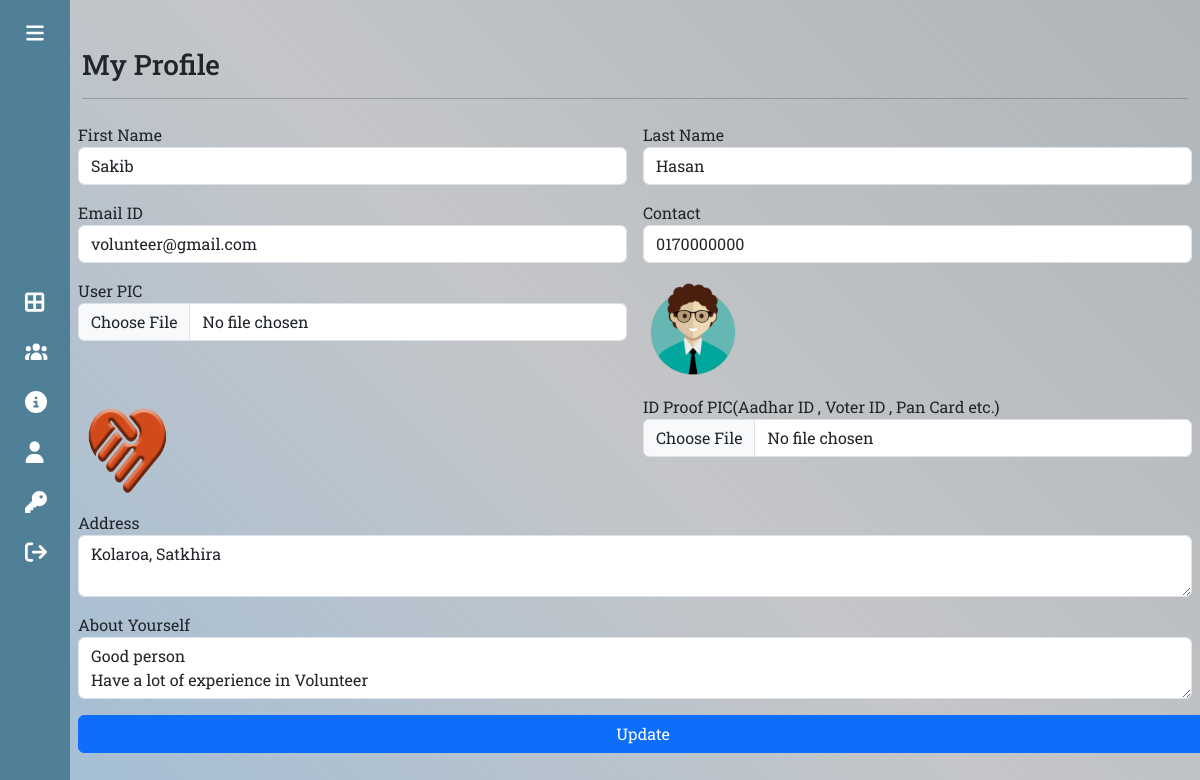
Screenshot of /profile-volunteer/ (signed in) with the database file from the repository.
### app/models.py (models this page shows, shortened)
class Volunteer(models.Model):
    user = models.ForeignKey(User, on_delete=models.CASCADE)
    contact = models.CharField(max_length=15, null=True)
    address = models.CharField(max_length=300, null=True)
    userpic = models.ImageField(upload_to='Volunteer', null=True, blank=True)
    idpic = models.ImageField(upload_to='Volunteer', null=True, blank=True )
    aboutme = models.CharField(max_length=300, null=True)
    status = models.CharField(max_length=20, null=True)
    regdate = models.DateTimeField(auto_now_add=True)
    adminremark = models.CharField(max_length=300, null=True)
    updationdate = models.DateField(null=True)

### app/views.py (the view, shortened to what this page needs)
# urls.py: path("profile-volunteer/", views.profile_volunteer.as_view(), name="profile-volunteer"),
class profile_volunteer(View):
    def get(self,request):
        form1 = UserForm()
        form2 = VolunteerSignupForm()
        user = request.user
        volunteer =Volunteer.objects.get(user= user)
        return render(request, "profile-volunteer.html",locals())

### app/forms.py (shortened to what this page needs)
class UserForm (UserCreationForm):    #(forms.ModelForm) : #(UserCreationForm):
    password1 = forms.CharField(label='Password',widget=forms.PasswordInput(attrs={'class': 'form-control','placeholder':'Enter Password'}))
    password2 = forms.CharField(label='Confirm Password (again)', widget=forms.PasswordInput(attrs={'class' : 'form-control', 'placeholder': 'Enter Password Again'}) )
    class Meta:
        model = User
        fields=['first_name', 'last_name', 'username', 'email', 'password1','password2']
        widgets={
            'first_name' : forms.TextInput(attrs={'class':'form-control', 'placeholder': 'Enter First Name'}),
            'last_name' : forms.TextInput(attrs={'class':'form-control', 'placeholder': 'Enter last Name'}),
            'username' : forms.TextInput(attrs={'class':'form-control', 'placeholder': 'Username'}),
            'email' : forms.EmailInput(attrs={'class':'form-control', 'placeholder': 'Email ID'})
        }

class VolunteerSignupForm(forms.ModelForm):
    userpic = forms.ImageField(),
    idpic = forms.ImageField(),
    class Meta:
        model =Volunteer
        fields=['contact', 'userpic','idpic','address','aboutme']
        widgets={
            'contact' : forms.NumberInput(attrs={'class':'form-control', 'placeholder': 'Contact Number'}),
            'address' : forms.Textarea(attrs={'class':'form-control', 'rows':4 ,'placeholder': 'Full Address'}),
            'aboutme' : forms.Textarea(attrs={'class':'form-control', 'rows':4, 'placeholder': 'About Me'}),
            'userpic' : forms.FileInput(attrs={'class':'form-control'}),
            'idpic' : forms.FileInput(attrs={'class':'form-control'})
        }
        labels={
            'userpic' : 'User Picture',
            'idpic' : 'Id Proof Picture',
            'aboutme' : 'About Me'
        }

### app/templates/profile-volunteer.html (shortened to what this page needs)
{% extends 'base-volunteer.html' %}
{% load static %}
{% block main %}
<div class="container mt-5 vh-100 table-responsive">
    <h3>My Profile</h3>
    <hr>
    <form method="POST" enctype="multipart/form-data">
    <div class="row">
      <div class="col-sm-6 p-2">
          <div class="form-group">
              <label>First Name</label>
              <input type="text" name="firstname" placeholder="Enter First Name"  class="form-control"  pattern="[A-Za-z]+" value="{{volunteer.user.first_name}}">
          </div>
      </div>
      <div class="col-sm-6 p-2">
          <div class="form-group">
              <label>Last Name</label>
              <input type="text" name="lastname" placeholder="Enter Last Name"  class="form-control" pattern="[A-Za-z]+" value="{{volunteer.user.last_name}}">
          </div>
      </div>
      <div class="col-sm-6 p-2">
          <div class="form-group">
              <label>Email ID</label>
              <input type="email" name="email" readonly placeholder="Email Address" required class="form-control" value="{{volunteer.user.email}}">
          </div>
      </div>
      <div class="col-sm-6 p-2">
          <div class="form-group">
              <label>Contact</label>
              <input type="text" name="contact" placeholder="Contact Number" required class="form-control" value="{{volunteer.contact}}">
          </div>
      </div>
      <div class="col-sm-6 p-2">
          <div class="form-group">
              <label>User PIC</label>
              <input type="file" name="userpic" class="form-control">
          </div>
      </div>
      <div class="col-sm-6 p-2">
          <div class="form-group">
              <img src = "{{volunteer.userpic.url}}" width="100" height="100">
          </div>
      </div>
      <div class="col-sm-6 p-2">
          <div class="form-group">
              <img src = "{{volunteer.idpic.url}}" width="100" height="100">
          </div>
      </div>
      <div class="col-sm-6 p-2">
          <div class="form-group">
              <label>ID Proof PIC(Aadhar ID , Voter ID , Pan Card etc.)</label>
              <input type="file" name="idpic" class="form-control">
          </div>
      </div>
      <div class="col-sm-12 p-2">
          <div class="form-group">
              <label>Address</label>
              <textarea name="address" class="form-control" placeholder="Full Address">{{volunteer.address}}</textarea>
          </div>
      </div>
      <div class="col-sm-12 p-2">
          <div class="form-group">
              <label>About Yourself</label>
              <textarea name="aboutme" class="form-control" placeholder="About Yourself">{{volunteer.aboutme}}</textarea>
          </div>
      </div>
  <input type="submit" value="Update" class="m-2 px-3 btn btn-primary">
</div>
</form>
  </div>
{% endblock main %}

### app/static/css/style-admin.css (style rules this page uses)
* { margin:0; padding:0; box-sizing: border-box; }
body { position: relative; min-height: 100vh; width: 100%; overflow: hidden; }

### app/templates/base-volunteer.html (style rules this page uses)
body { background-image: linear-gradient(45deg, #a2bed6, #aeb0b3b9, #afb5b9); }

### rows the page displays
Volunteer: firstname "Sakib", lastname "Hasan", email "volunteer@gmail.com", contact "0170000000", userpic (picture), idpic (picture), address "Kolaroa, Satkhira", aboutme "Good person Have a lot of experience in Volunteer"
